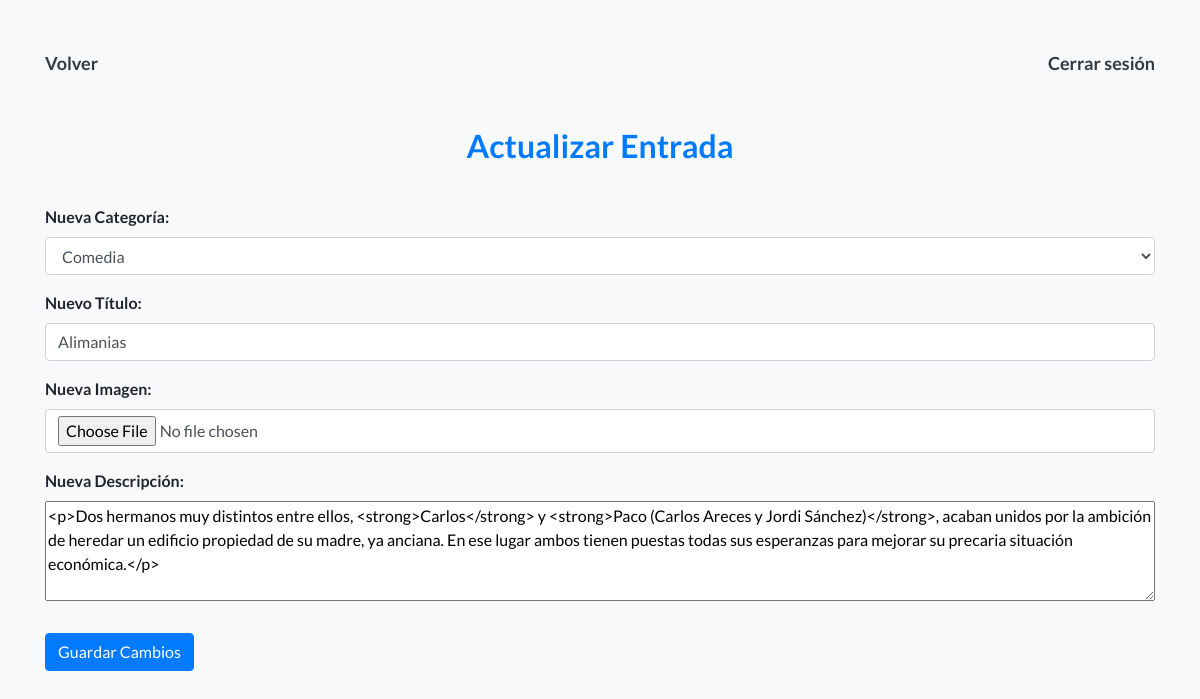
/index.php?accion=editarEntrada&id=53 (signed in), run on the app's committed database.
### tables this page shows
CREATE TABLE IF NOT EXISTS `entradas` (
  `IDENT` int(5) NOT NULL AUTO_INCREMENT,
  `IDUSUARIO` int(5) NOT NULL,
  `IDCATEGORIA` int(5) NOT NULL,
  `TITULO` varchar(40) NOT NULL,
  `IMAGEN` varchar(40) NOT NULL,
  `DESCRIPCION` text NOT NULL,
  `FECHA` timestamp NOT NULL DEFAULT current_timestamp() ON UPDATE current_timestamp(),
  PRIMARY KEY (`IDENT`),
  KEY `IDUSUARIO` (`IDUSUARIO`),
  KEY `IDCATEGORIA` (`IDCATEGORIA`),
  CONSTRAINT `ENTRADAS_IBFK_1` FOREIGN KEY (`IDUSUARIO`) REFERENCES `usuarios` (`IDUSER`) ON UPDATE CASCADE,
  CONSTRAINT `ENTRADAS_IBFK_2` FOREIGN KEY (`IDCATEGORIA`) REFERENCES `categorias` (`IDCAT`) ON UPDATE CASCADE
);

### modelos/modelo.php (called while the page is built, shortened)
<?php
class Modelo {
    private $conexion;
    private $host = "localhost";
    private $user = "root";
    private $pass = "";
    private $db = "bdblog";
    public function conectar() {
        try {
            $this->conexion = new PDO("mysql:host=$this->host;dbname=$this->db", $this->user, $this->pass);
            $this->conexion->setAttribute(PDO::ATTR_ERRMODE, PDO::ERRMODE_EXCEPTION);
            return TRUE;
        } catch (PDOException $ex) {
            return $ex->getMessage();
        }
    }
    public function mostrarEntrada($idEntrada) {
        $return = [
            "correcto" => FALSE,
            "datos" => NULL,
            "error" => NULL
        ];
        try {
            $sql = "SELECT e.*, u.NICK AS 'NICK', c.NOMBRECAT AS 'NOMBRECAT'
                    FROM ENTRADAS e
                    INNER JOIN USUARIOS u ON e.IDUSUARIO = u.IDUSER
                    INNER JOIN CATEGORIAS c ON e.IDCATEGORIA = c.IDCAT
                    WHERE IDENT = :idEntrada";
            $query = $this->conexion->prepare($sql);
            $query->execute(['idEntrada' => $idEntrada]);
            if ($query) {
                $return["correcto"] = TRUE;
                $return["datos"] = $query->fetch(PDO::FETCH_ASSOC);
            }
        } catch (PDOException $ex) {
            $return["error"] = $ex->getMessage();
        }
        return $return;
    }
    public function obtenerCategorias() {
        try {
            $sql = "SELECT IDCAT, NOMBRECAT FROM CATEGORIAS";
            $query = $this->conexion->query($sql);
            $categorias = $query->fetchAll(PDO::FETCH_ASSOC);
            return $categorias;
        } catch (PDOException $ex) {
            return array();
        }
    }
}

### vistas/editarEntrada.php (the view, shortened to what this page needs)
<!DOCTYPE html>
<html>
<head>
    <?php require_once 'cabecera.php'; ?>
</head>
<body class="cuerpo">
    <div class="container centrar">
        <div>
            <a href="index.php?accion=listado">Volver</a>
            <a href="index.php?accion=cerrarSesion" style="float: right;">Cerrar sesión</a>
        </div>
        <div class="container cuerpo text-center">
            <h2>Actualizar Entrada</h2>
        </div>
        <form action="index.php?accion=editarEntrada" method="post" enctype="multipart/form-data">
            <div class="form-group">
                <label for="nuevaCategoria">Nueva Categoría:</label>
                <select class="form-control" id="nuevaCategoria" name="nuevaCategoria" required>
                    <?php foreach ($categorias as $categoria): ?>
                        <?php $idCategoria = $categoria['IDCAT']; ?>
                        <?php $nombreCategoria = $categoria['NOMBRECAT']; ?>
                        <?php $selected = ($parametros['entrada']['IDCATEGORIA'] == $idCategoria) ? 'selected' : ''; ?>
                        <option value="<?= $idCategoria ?>" <?= $selected ?>><?= $nombreCategoria ?></option>
                    <?php endforeach; ?>
                </select>
            </div>
            <div class="form-group">
                <label for="nuevoTitulo">Nuevo Título:</label>
                <input type="text" class="form-control" id="nuevoTitulo" name="nuevoTitulo" value="<?= $parametros['entrada']['TITULO']; ?>" required>
            </div>
            <div class="form-group">
                <label for="nuevaImagen">Nueva Imagen:</label>
                <input type="file" class="form-control" id="nuevaImagen" name="nuevaImagen" accept="image/*">
            </div>
            <div class="form-group">
                <label for="nuevaDescripcion">Nueva Descripción:</label>
                <textarea id="editor" name="nuevaDescripcion" style="width: 100%; min-height: 100px; max-height: 300px;"><?= $parametros['entrada']['DESCRIPCION']; ?></textarea>
            </div>
            <button type="submit" class="btn btn-primary" style="margin-top: 10px; cursor: pointer;">Guardar Cambios</button>
        </form>
    </div>
</body>
</html>

### css/estilos.css (style rules this page uses)
body { background-color: #f8f9fa; font-family: 'Lato', sans-serif; }
.container { margin-top: 50px; }
h2 { color: #007bff; margin-bottom: 40px; font-weight: bold; }
a { text-decoration: none; color: #343a40; font-weight: bold; font-size: 18px; }
label { text-align: left; font-weight: bold; }

### data on the page
entradas: nuevoTitulo "Alimanias", nuevaDescripcion "<p>Dos hermanos muy distintos entre ellos, <strong>Carlos</strong> y <strong>Paco (Carlos Areces y Jordi Sánchez)</strong>, acaban unidos por la ambición de heredar un edificio propiedad de su madre, ya anciana. En ese lugar ambos tienen puestas todas sus esperanzas para mejorar su precaria situación económica.</p>"

### other printed values
form field nuevaCategoria "Comedia"
